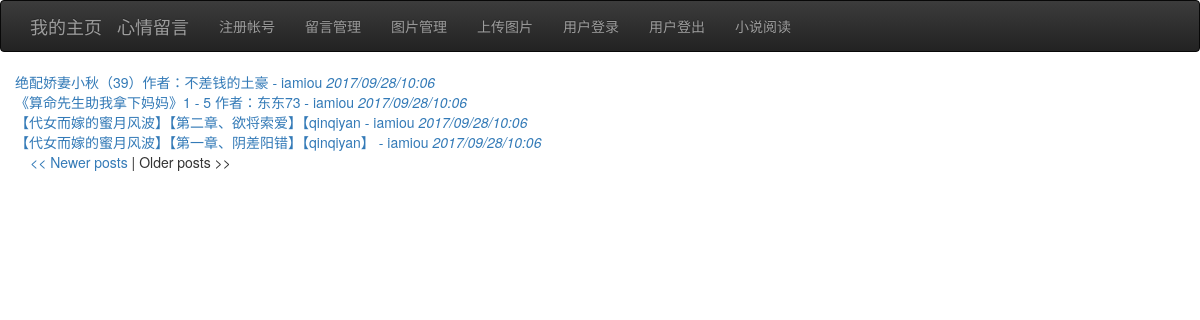
The app's page /novel/3 (signed in) with its own data.
### flask_app.py (models this page shows)
class Novel(db.Model):
    id = db.Column(db.Integer, primary_key=True)
    url = db.Column(db.String(4096),unique=True)
    title=db.Column(db.String(4096))
    timestamp = db.Column(db.DateTime)

### flask_app.py (the view, shortened to what this page needs)
@app.route('/novel',methods=['GET', 'POST'])
@app.route('/novel/<int:page>',methods=["GET", "POST"])
@login_required
def novel(page=1):
    if request.method == "GET":
        ur=request.args.get('url', '')
        if ur=='':
            return render_template("novel.html", title='posts admin',nvss=Novel.query.order_by(Novel.timestamp.desc()).paginate(page, 20, False))
        else:
            url=urllib.unquote(request.url.split('url=')[1])
            return requests.get(url).text.replace('href="','href="/novel?url=http://www.cool18.com/bbs4/')

### flask_app.py (called while the page is built)
@app.before_request
def before_request():
    pass

@login_manager.user_loader
def load_user(user_id):
    return User.query.get(int(user_id))

### momentjs.py (called while the page is built)
    def dist8(self):
        timenow = (self.timestamp + timedelta(hours=8))
        return timenow.strftime("%Y/%m/%d/%H:%M")

### templates/novel.html (shortened to what this page needs)
{% extends "base.html" %}
{% block content %}
        <div class="container">
              {% for nvs in nvss.items %}
                <div class="row">
                 <a href=/novel?url={{nvs.url}}>{{nvs.title}} <em>{{momentjs(nvs.timestamp).dist8()}}</em> </a>
                </div>
            {% endfor %}
        {% if nvss.has_prev %}<a href="{{ url_for('novel', page =nvss.prev_num) }}"><< Newer posts</a>{% else %}<< Newer posts{% endif %} |
        {% if nvss.has_next %}<a href="{{ url_for('novel', page = nvss.next_num) }}">Older posts >></a>{% else %}Older posts >>{% endif %}
       </div>
{% endblock %}

### records on screen
Novel: title "绝配娇妻小秋（39）作者：不差钱的土豪 - iamiou", timestamp "2017/09/28/10:06"
Novel: title "《算命先生助我拿下妈妈》1 - 5 作者：东东73 - iamiou", timestamp "2017/09/28/10:06"
Novel: title "【代女而嫁的蜜月风波】【第二章、欲将索爱】【qinqiyan - iamiou", timestamp "2017/09/28/10:06"
Novel: title "【代女而嫁的蜜月风波】【第一章、阴差阳错】【qinqiyan】 - iamiou", timestamp "2017/09/28/10:06"
